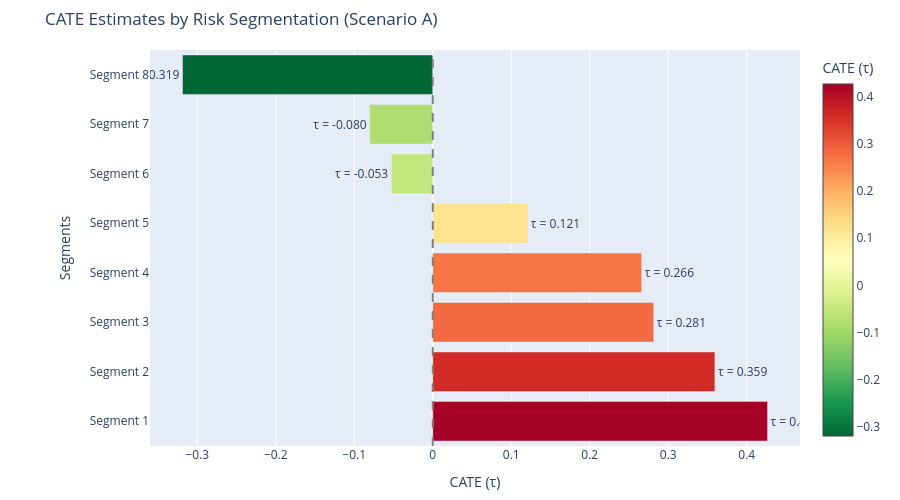

The cell this chart's notebook holds for it:
### Markdown cell above
**TODO Interpretation**
Top Split: Driver Experience: The tree immediately splits the data based on experience (Importance: 39.7%). This confirms that experience is the primary moderator of lighting effectiveness.

Second Split: Traffic Density: For drivers with similar experience, the model finds that Traffic Density (Importance: 31.2%) further differentiates the effect. Lights are more causally effective in high-density areas where visual clutter makes target identification harder for the driver.

Environmental Activation: The tree also identified Time (Evening) and Weather (Snowy) as secondary factors. Lighting has a "higher lift" during active snowfall compared to clear nights.

Visualization of the Causal Tree splits: (The colors in the tree represent the magnitude of the safety benefit; darker nodes indicate segments where installing lights has the strongest causal impact on reducing claim severity).

Segmentation Strategy: As an actuary, we can now define high-utility clusters (e.g., Experience < 15 years AND Traffic > 2.0) and low-utility clusters, allowing for much more precise underwriting or infrastructure recommendations.

### Code cell
segments_df = pd.DataFrame(extract_tree_rules(intrp, X_light.columns.tolist()))
segments_df = segments_df.sort_values('cate', ascending=False).reset_index(drop=True)

fig = go.Figure(go.Bar(
    y=[f"Segment {i+1}" for i in range(len(segments_df))],
    x=segments_df['cate'],
    orientation='h',
    marker=dict(color=segments_df['cate'], colorscale='RdYlGn_r', showscale=True, colorbar=dict(title="CATE (τ)")),
    text=[f"τ = {cate:.3f}" for cate in segments_df['cate']],
    textposition='outside',
    hovertemplate='<b>%{y}</b><br><b>CATE (τ): %{x:.4f}</b><br><br><b>Rule:</b> %{customdata[0]}<br>N: %{customdata[1]}<extra></extra>',
    customdata=list(zip(segments_df['rule'].tolist(), segments_df['n_samples'].tolist()))
))

fig.update_layout(title='CATE Estimates by Risk Segmentation (Scenario A)', xaxis_title='CATE (τ)', yaxis_title='Segments', height=500, margin=dict(l=150, r=50, t=50, b=50))
fig.add_vline(x=0, line_dash="dash", line_color="gray")
fig.show()

# Also print the segments table for reference
print("\nSegmentation Rules and CATE Estimates:")
print("=" * 80)
for i, row in segments_df.iterrows():
    print(f"\nSegment {i+1}:")
    print(f"  Rule: {row['rule']}")
    print(f"  CATE (τ̂): {row['cate']:.4f}")
    print(f"  Sample Size: {row['n_samples']}")

### Figure 1 — Plotly figure (JSON) as saved in the notebook; plotly's stock layout.template omitted (floating-point values rounded to 4 significant figures)
{"data": [{"customdata": [["Driver_Experience > 41.50 & Traffic_Density_Low > 0.50 & Driver_Experience > 56.50", 23], ["Driver_Experience > 41.50 & Traffic_Density_Low > 0.50 & Driver_Experience <= 56.50", 20], ["Driver_Experience <= 41.50 & Driver_Experience > 19.50 & Driver_Experience <= 26.50", 58], ["Driver_Experience > 41.50 & Traffic_Density_Low <= 0.50 & Driver_Experience > 44.50", 107], ["Driver_Experience > 41.50 & Traffic_Density_Low <= 0.50 & Driver_Experience <= 44.50", 14], ["Driver_Experience <= 41.50 & Driver_Experience > 19.50 & Driver_Experience > 26.50", 111], ["Driver_Experience <= 41.50 & Driver_Experience <= 19.50 & Traffic_Density_Moderate > 0.50", 17], ["Driver_Experience <= 41.50 & Driver_Experience <= 19.50 & Traffic_Density_Moderate <= 0.50", 28]], "hovertemplate": "<b>%{y}</b><br><b>CATE (τ): %{x:.4f}</b><br><br><b>Rule:</b> %{customdata[0]}<br>N: %{customdata[1]}<extra></extra>", "marker": {"color": [0.4265, 0.3595, 0.2814, 0.2661, 0.121, -0.05272, -0.08026, -0.3188], "colorbar": {"title": {"text": "CATE (τ)"}}, "colorscale": [[0, "rgb(0,104,55)"], [0.1, "rgb(26,152,80)"], [0.2, "rgb(102,189,99)"], [0.3, "rgb(166,217,106)"], [0.4, "rgb(217,239,139)"], [0.5, "rgb(255,255,191)"], [0.6, "rgb(254,224,139)"], [0.7, "rgb(253,174,97)"], [0.8, "rgb(244,109,67)"], [0.9, "rgb(215,48,39)"], [1, "rgb(165,0,38)"]], "showscale": true}, "orientation": "h", "text": ["τ = 0.426", "τ = 0.359", "τ = 0.281", "τ = 0.266", "τ = 0.121", "τ = -0.053", "τ = -0.080", "τ = -0.319"], "textposition": "outside", "type": "bar", "x": [0.4265, 0.3595, 0.2814, 0.2661, 0.121, -0.05272, -0.08026, -0.3188], "y": ["Segment 1", "Segment 2", "Segment 3", "Segment 4", "Segment 5", "Segment 6", "Segment 7", "Segment 8"]}], "layout": {"height": 500, "margin": {"b": 50, "l": 150, "r": 50, "t": 50}, "shapes": [{"line": {"color": "gray", "dash": "dash"}, "type": "line", "x0": 0, "x1": 0, "xref": "x", "y0": 0, "y1": 1, "yref": "y domain"}], "title": {"text": "CATE Estimates by Risk Segmentation (Scenario A)"}, "xaxis": {"title": {"text": "CATE (τ)"}}, "yaxis": {"title": {"text": "Segments"}}}}
